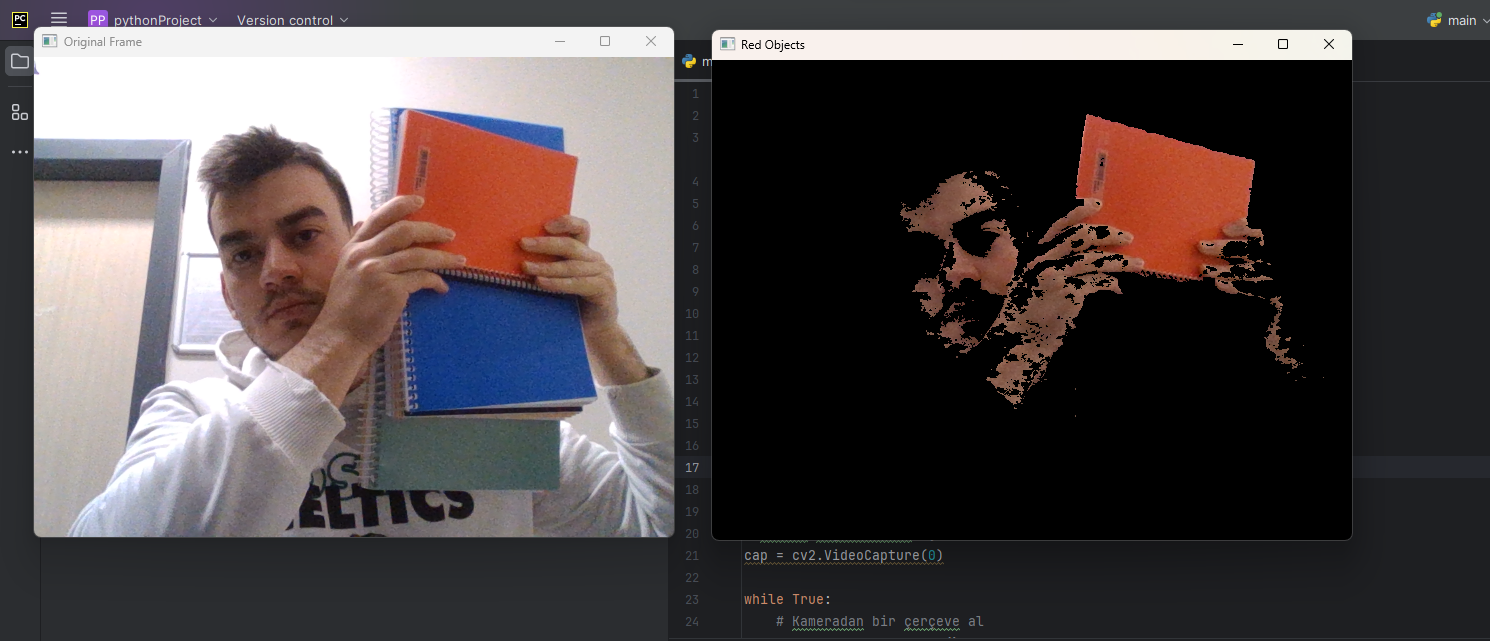
#> input picture odev2/Ekran görüntüsü ödev2.png, 1490 x 641 px, given in place of the camera
$ python odev2.py
#> lines starting #> are read from the running program, lines starting #| are printed output that depends on the picture; after the words box and inside, x2 and y2 are one past the last pixel; in counts of white or black regions, pixels touching at a corner belong together
#> further down, frame is the input picture: shape (641, 1490, 3); mean B, G, R 72.9, 72.1, 79.2
import cv2
import numpy as np

def find_red_object(frame):
    # Giriş görüntüsünü HSV formatına dönüştür
    hsv = cv2.cvtColor(frame, cv2.COLOR_BGR2HSV)
#> hsv: shape (641, 1490, 3); mean H, S, V 54.8, 34.6, 84

    # Kırmızı renk aralığını belirle (düşük ve yüksek değerler)
    lower_red = np.array([0, 100, 100])
    upper_red = np.array([10, 255, 255])

    # Belirtilen renk aralığındaki nesneleri maskele
    mask = cv2.inRange(hsv, lower_red, upper_red)
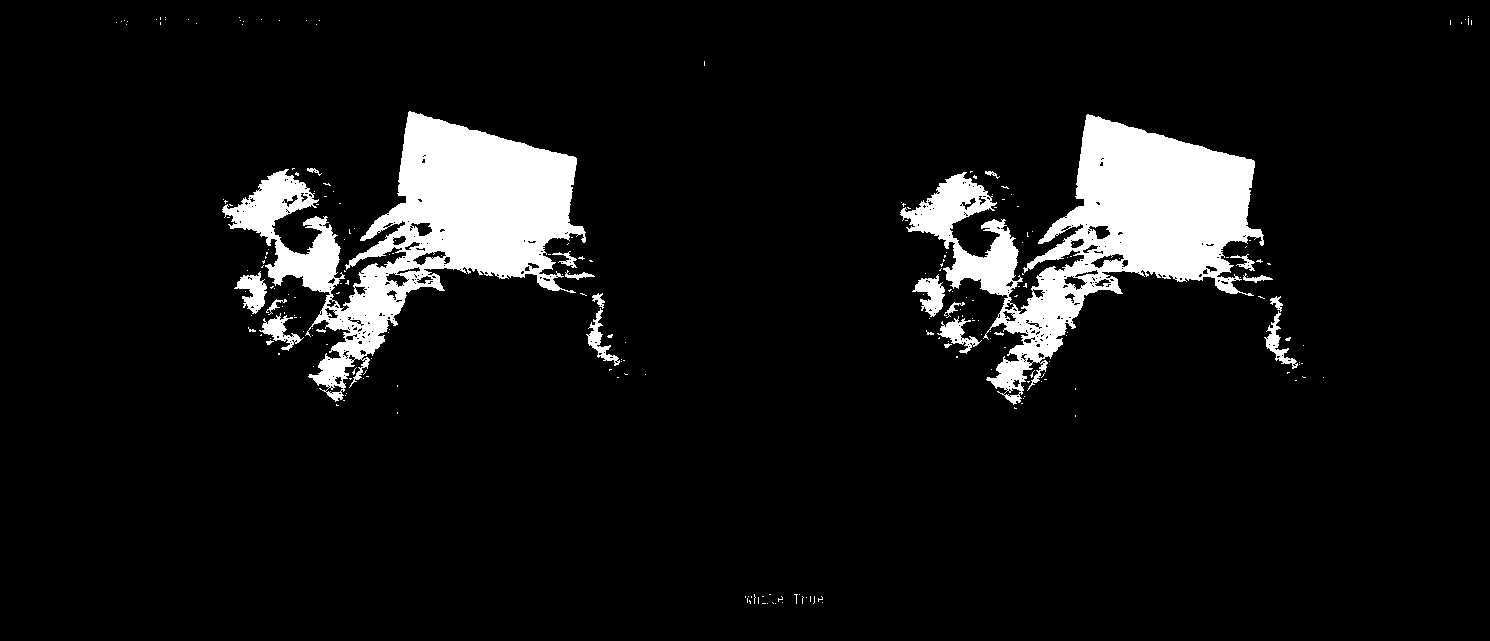
#> mask: shape (641, 1490); 8.1% white; 233 white regions (211 under 20 px), largest, box (x1, y1, x2, y2) and area: (222, 111, 586, 402) 35825, (900, 114, 1264, 405) 35825, (234, 271, 267, 314) 715

    # Görüntüdeki sadece kırmızı nesneleri göster
    result = cv2.bitwise_and(frame, frame, mask=mask)
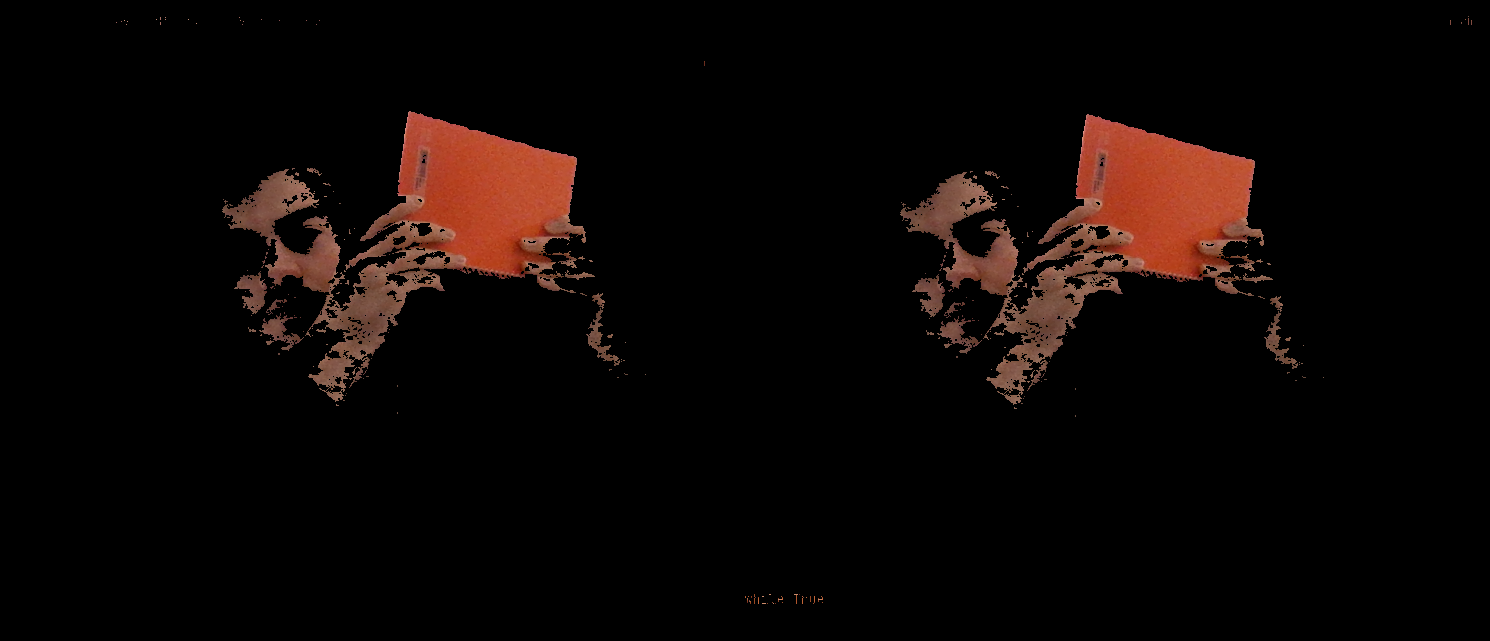
#> result: shape (641, 1490, 3); mean B, G, R 4.6, 6.3, 12.5

    return result

# Kamera bağlantısını aç
cap = cv2.VideoCapture(0)

while True:
    # Kameradan bir çerçeve al
    ret, frame = cap.read()

    # Kırmızı nesneleri tespit et
    result_frame = find_red_object(frame)

    # Görüntüleri ekranda göster
    cv2.imshow('Original Frame', frame)
    cv2.imshow('Red Objects', result_frame)

    # Çıkış için 'q' tuşuna basılmasını kontrol et
    if cv2.waitKey(1) & 0xFF == ord('q'):
#> (key q is pressed here)
        break

# Kamera bağlantısını kapat
cap.release()
cv2.destroyAllWindows()
